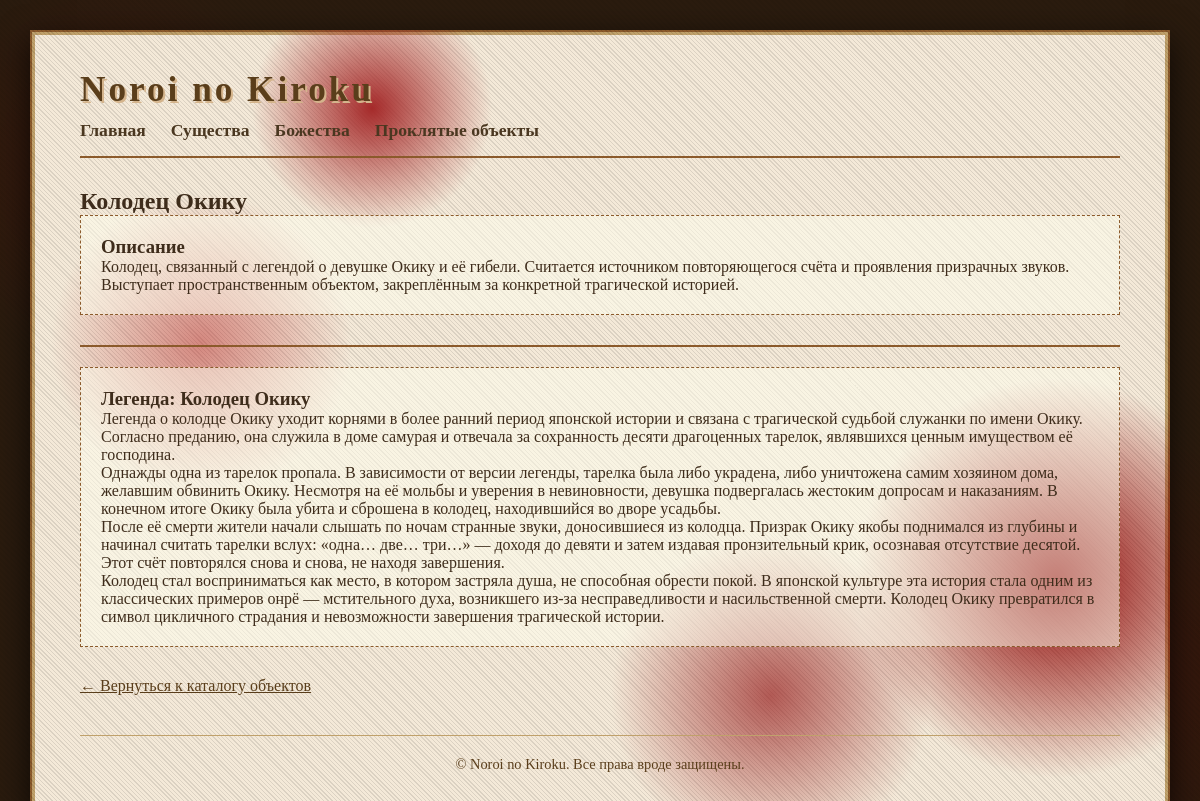
The app's page /object.php?id=2 with its own data.
### tables this page shows
CREATE TABLE `object` (
  `id` int(2) NOT NULL,
  `object_name` varchar(26) DEFAULT NULL,
  `desc` varchar(227) DEFAULT NULL,
  `story_id_o` int(2) DEFAULT NULL
);

CREATE TABLE `object_story` (
  `id` int(2) NOT NULL,
  `o_story_name` varchar(26) DEFAULT NULL,
  `story` varchar(1499) DEFAULT NULL
);

### object.php (the view, shortened to what this page needs)
<?php
require_once 'includes/config.php';
$id = (int)$_GET['id'];
try {
    $stmt = $pdo->prepare("SELECT * FROM object WHERE id = ?");
    $stmt->execute([$id]);
    $object = $stmt->fetch();
    $story = null;
    if (!empty($object['story_id_o'])) {
        $stmtStory = $pdo->prepare("SELECT o_story_name, story FROM object_story WHERE id = ?");
        $stmtStory->execute([$object['story_id_o']]);
        $story = $stmtStory->fetch();
    }
} catch (PDOException $e) {
    die("Ошибка: " . $e->getMessage());
}
include 'includes/header.php';
?>
<h2><?php echo htmlspecialchars($object['object_name']); ?></h2>
<div class="detail-block">
    <h3>Описание</h3>
    <p><?php echo nl2br(htmlspecialchars($object['desc'])); ?></p>
</div>
<?php if ($story): ?>
    <hr>
    <div class="detail-block">
        <h3>Легенда: <?php echo htmlspecialchars($story['o_story_name']); ?></h3>
        <p><?php echo nl2br(htmlspecialchars($story['story'])); ?></p>
    </div>
<?php endif; ?>
<p><a href="objects.php">← Вернуться к каталогу объектов</a></p>
<?php
include 'includes/footer.php';
?>

### assets/css/style.css (style rules this page uses)
* { margin: 0; padding: 0; box-sizing: border-box; }
body { font-family: 'Times New Roman', 'Yu Mincho', 'MS Mincho', serif; background-color: #2a1b0e; background-image: repeating-linear-gradient(45deg, rgba(0,0,0,0.05) 0px, rgba(0,0,0,0.05) 2px, transparent 2px, transparent 4px), radial-gradient(circle at 10% 20%, rgba(139, 0, 0, 0.15) 0px, transparent 200px), radial-gradient(circle at 95% 80%, rgba(100, 0, 0, 0.2) 0px, transparent 250px), radial-gradient(circle at 30% 90%, #3a1a1a 0px, transparent 150px); min-height: 100vh; display: flex; justify-content: center; align-items: center; padding: 30px; color: #3e2c1b; }
.detail-block { margin-bottom: 30px; padding: 20px; background: rgba(255, 255, 240, 0.5); border: 1px dashed #8b5a2b; }
a { color: #5a3e1b; }
hr { border: none; border-top: 2px solid #8b5a2b; margin: 20px 0; }

### records on screen
object: object_name "Колодец Окику", desc "Колодец, связанный с легендой о девушке Окику и её гибели. Считается источником повторяющегося счёта и проявления призрачных звуков. Выступает пространственным объектом, закреплённым за конкретной трагической историей."
object_story: o_story_name "Колодец Окику", story "Легенда о колодце Окику уходит корнями в более ранний период японской истории и связана с трагической судьбой служанки по имени Окику. Согласно преданию, она служила в доме самурая и отвечала за сохранность десяти драгоценных тарелок, являвшихся ценным имуществом её господина. Однажды одна из тарелок пропала. В зависимости от версии легенды, тарелка была либо украдена, либо уничтожена самим хозяином дома, желавшим обвинить Окику. Несмотря на её мольбы и уверения в невиновности, девушка подвергалась жестоким допросам и наказаниям. В конечном итоге Окику была убита и сброшена в колодец, находившийся во дворе усадьбы. После её смерти жители начали слышать по ночам странные звуки, доносившиеся…"
